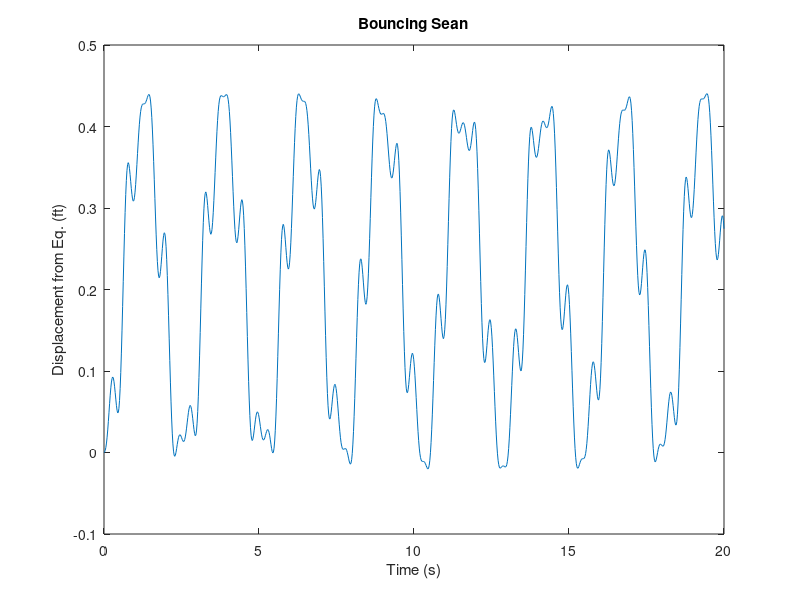

Reproduce this figure in MATLAB.
%% MAE 6780 HW 2 using Transition Matrix

tspan = linspace(0,20,1000);

x0 = [0; 0];

xResponse1 = zeros(2,1000);
xResponse1(1:2,1) = x0;

inputIntegration = [0; 0];

A = 50;
m = 20;
B = [0; 1/m];

for t = 2:length(tspan)
    
    
    phi = [cos(2*sqrt(6279)*tspan(t)/65)                5*sqrt(6279)*sin(2*sqrt(6279)*tspan(t)/65)/966;
        -2*sqrt(6279)*sin(2*sqrt(6279)*tspan(t)/65)/65      cos(2*sqrt(6279)*tspan(t)/65)];
    
    inputIntegration = inputIntegration + phi*B*((A)*sin(4*pi*tspan(t)) +A/2) * (tspan(end)-tspan(1))/1000;
    
    xResponse1(1:2,t) = phi*x0 + inputIntegration;
    
end

plot(tspan,xResponse1(1,:))
xlabel('Time (s)')
ylabel('Displacement from Eq. (ft)')
title('Bouncing Sean')